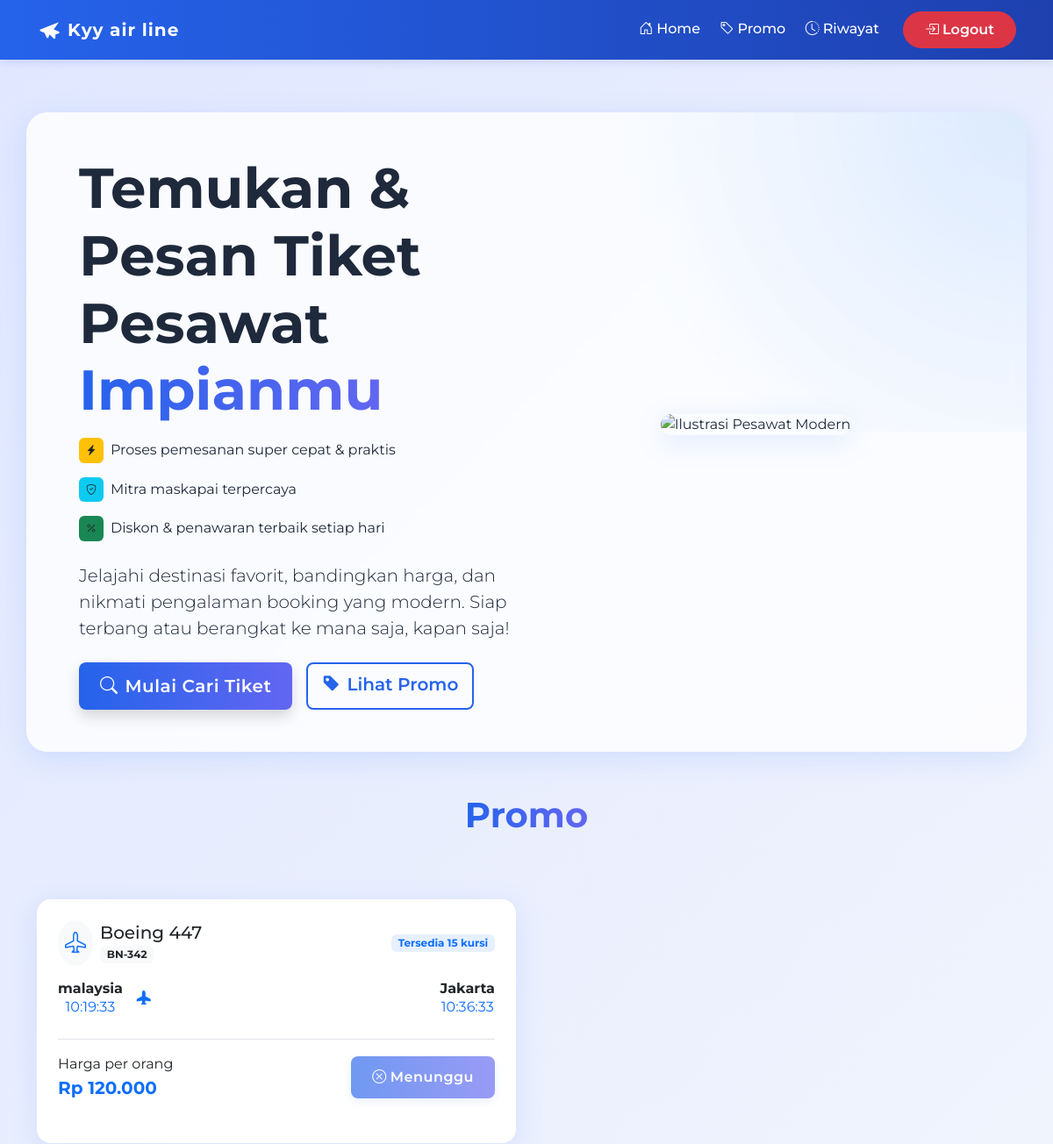
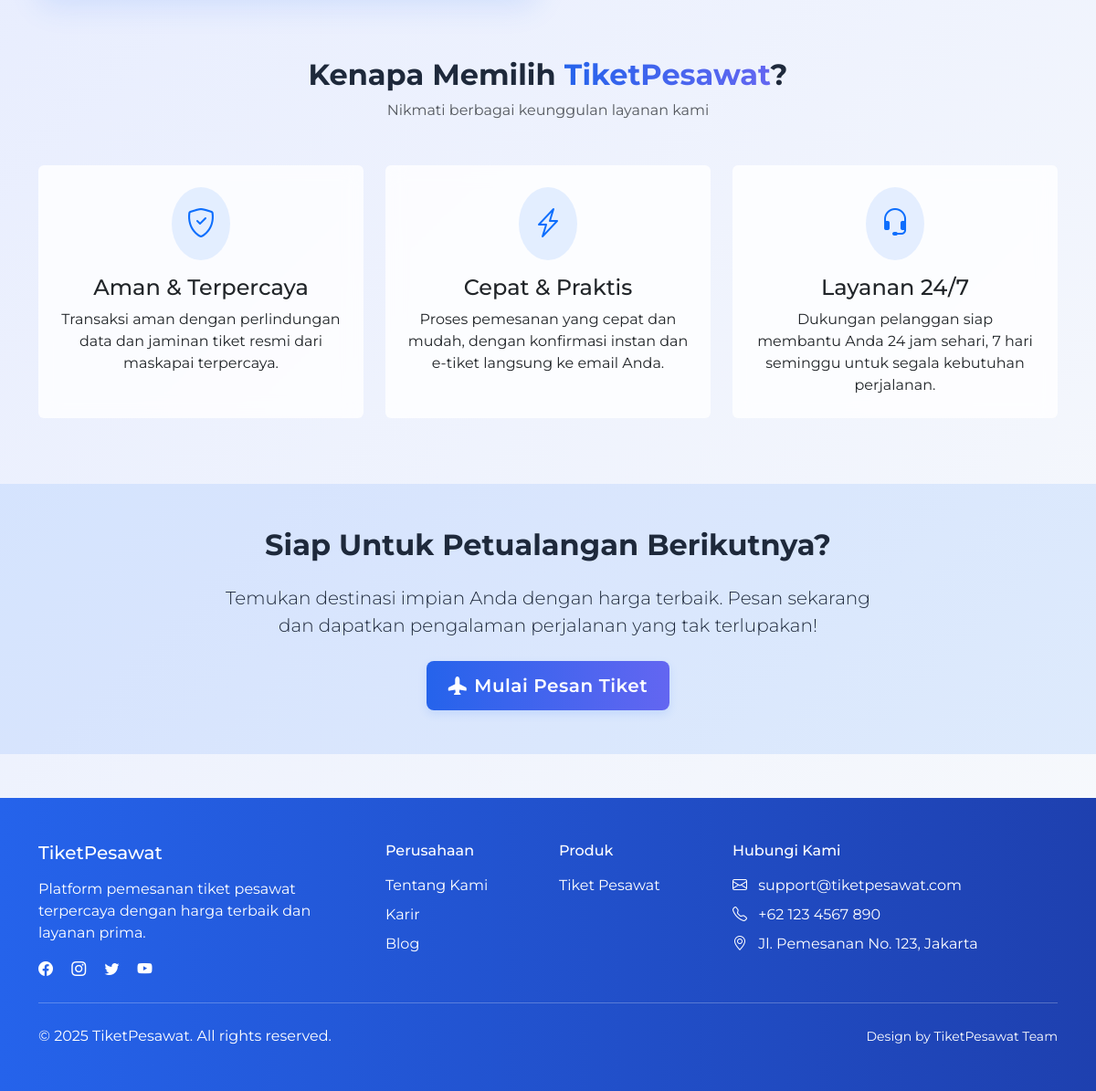
Screenshot of /index.php (signed in) with the database file from the repository (2 pictures, top to bottom).
### tables this page shows
CREATE TABLE `pesawat` (
  `id` int NOT NULL,
  `nama` varchar(50) NOT NULL,
  `no_penerbangan` varchar(50) NOT NULL,
  `asal` varchar(50) NOT NULL,
  `tujuan` varchar(50) NOT NULL,
  `waktu_berangkat` time DEFAULT NULL,
  `harga` decimal(12,2) NOT NULL,
  `created_at` timestamp NOT NULL DEFAULT CURRENT_TIMESTAMP,
  `updated_at` timestamp NOT NULL DEFAULT CURRENT_TIMESTAMP,
  `waktu_tiba` time DEFAULT NULL,
  `kursi_tersedia` int NOT NULL
);

CREATE TABLE `bookings` (
  `id` int NOT NULL,
  `id_pesawat` int NOT NULL,
  `id_user` int NOT NULL,
  `kode` varchar(50) NOT NULL,
  `status` enum('disetujui','menunggu') NOT NULL,
  `kelas` enum('ekonomi','bisnis','first class') NOT NULL
);

### index.php (the view, shortened to what this page needs)
<?php
include "./koneksi.php";
$query = "SELECT * FROM pesawat ORDER BY created_at DESC LIMIT 4";
$result_pesawat = $mysql->query($query)->fetch_all(MYSQLI_ASSOC);
$user = [
    "user" => [],
    "bookings" => []
];
if (isset($_SESSION["username"])) {
    $session_username = $_SESSION["username"];
    $stmt_user = $mysql->prepare("SELECT id, nama, role FROM users WHERE username = ?");
    $stmt_user->bind_param("s", $session_username);
    $stmt_user->execute();
    $result_user = $stmt_user->get_result();
    $user_data = $result_user->fetch_assoc();
    if ($user_data) {
        $user["user"] = $user_data;
        $user_id = $user_data["id"];
        $stmt_booking = $mysql->prepare("SELECT id_pesawat, status FROM bookings WHERE id_user = ?");
        $stmt_booking->bind_param("i", $user_id);
        $stmt_booking->execute();
        $bookings_result = $stmt_booking->get_result();
        $user["bookings"] = $bookings_result->fetch_all(MYSQLI_ASSOC);
    } else {
        session_unset();
        session_destroy();
        $is_logged_in = false;
    }
}
?>
<!DOCTYPE html>
<html lang="id">
<head>
    <link href="https://cdn.jsdelivr.net/npm/bootstrap@5.3.3/dist/css/bootstrap.min.css" rel="stylesheet">
    <link rel="stylesheet" href="https://cdn.jsdelivr.net/npm/bootstrap-icons@1.11.1/font/bootstrap-icons.css">
    <link rel="stylesheet" href="./assets/css/style.css">
    <link rel="stylesheet" href="https://cdnjs.cloudflare.com/ajax/libs/animate.css/4.1.1/animate.min.css" />
</head>
<body>
    <?php
    include "navbar.php";
    ?>
    <section class="hero-section pt-5 mt-5">
        <div class="container">
            <div class="row align-items-center hero-bg p-4 p-md-5">
                <div class="col-lg-6 mb-4 mb-lg-0">
                    <h1 class="display-3 fw-bold mb-3 animate__animated animate__fadeInLeft" style="line-height:1.2;">Temukan & Pesan Tiket Pesawat <span class="text-primary-gradient">Impianmu</span></h1>
                    <ul class="list-unstyled mb-4 animate__animated animate__fadeInLeft animate__delay-1s">
                        <li class="mb-3 d-flex align-items-center">
                            <span class="badge bg-warning text-dark me-2 p-2"><i class="bi bi-lightning-charge-fill"></i></span>
                            <span>Proses pemesanan super cepat & praktis</span>
                        </li>
                        <li class="mb-3 d-flex align-items-center">
                            <span class="badge bg-info text-dark me-2 p-2"><i class="bi bi-shield-check"></i></span>
                            <span>Mitra maskapai terpercaya</span>
                        </li>
                        <li class="mb-3 d-flex align-items-center">
                            <span class="badge bg-success text-dark me-2 p-2"><i class="bi bi-percent"></i></span>
                            <span>Diskon & penawaran terbaik setiap hari</span>
                        </li>
                    </ul>
                    <p class="lead mb-4 animate__animated animate__fadeInLeft animate__delay-2s">Jelajahi destinasi favorit, bandingkan harga, dan nikmati pengalaman booking yang modern. Siap terbang atau berangkat ke mana saja, kapan saja!</p>
                    <div class="d-flex flex-wrap gap-3 animate__animated animate__fadeInUp animate__delay-3s">
                        <a href="./pencarian.php" class="btn btn-primary btn-lg shadow">
                            <i class="bi bi-search me-2"></i>Mulai Cari Tiket
                        </a>
                        <a href="#promo" class="btn btn-outline-primary btn-lg">
                            <i class="bi bi-tag-fill me-2"></i>Lihat Promo
                        </a>
                    </div>
                </div>
                <div class="col-lg-6 text-center">
                    <img src="https://images.unsplash.com/photo-1464037866556-6812c9d1c72e?auto=format&fit=crop&w=600&q=80" alt="Ilustrasi Pesawat Modern" class="img-fluid hero-img mb-3">
                </div>
            </div>
        </div>
    </section>
    <section class="container">
        <div class="search-results">
            <div class="d-flex justify-content-between align-items-center mb-4">
                <h3 class="fw-bold mb-5 mt-5 text-center" style="width: 100%; font-size: 40px;"><span class="text-primary-gradient" id="promo">Promo</span></h3>
            </div>
            <div class="row g-4" data-animate="animate-fade-in">
                <?php
                foreach ($result_pesawat as $pesawat) {
                    $rupiah = "Rp " . number_format($pesawat["harga"], 0, ",", ".");
                ?>
                    <div class="col-md-6" data-animate="animate-fade-in">
                        <div class="result-card card h-100">
                            <div class="card-body p-4">
                                <div class="d-flex justify-content-between align-items-center mb-3">
                                    <div class="d-flex align-items-center">
                                        <div class="airline-logo me-2 rounded-circle bg-light p-2">
                                            <i class="bi bi-airplane text-primary" style="font-size: 1.5rem;"></i>
                                        </div>
                                        <div>
                                            <h5 class="card-title mb-0"><?= $pesawat["nama"] ?></h5>
                                            <span class="badge bg-light text-dark"><?= $pesawat["no_penerbangan"] ?></span>
                                        </div>
                                    </div>
                                    <span class="badge bg-primary bg-opacity-10 text-primary"><?= "Tersedia " . $pesawat["kursi_tersedia"] . " kursi" ?? 'Tidak ada kursi tersedia' ?></span>
                                </div>
                                <div class="flight-route d-flex justify-content-between align-items-center mb-4 position-relative">
                                    <div class="text-center">
                                        <h6 class="fw-bold mb-0"><?= $pesawat["asal"] ?></h6>
                                        <p class="mb-0 text-primary"><?= $pesawat["waktu_berangkat"] ?></p>
                                    </div>
                                    <div class="flight-line position-relative flex-grow-1 mx-3">
                                        <div class="flight-icon">
                                            <i class="bi bi-airplane-fill text-primary"></i>
                                        </div>
                                    </div>
                                    <div class="text-center">
                                        <h6 class="fw-bold mb-0"><?= $pesawat["tujuan"] ?></h6>
                                        <p class="mb-0 text-primary"><?= $pesawat["waktu_tiba"] ?></p>
                                    </div>
                                </div>
                                <div class="d-flex justify-content-between align-items-center mt-3 pt-3 border-top">
                                    <div>
                                        <p class="mb-0">Harga per orang</p>
                                        <p class="card-text fw-bold text-primary mb-0 fs-5"><?= $rupiah ?></p>
                                    </div>
                                    <?php
                                    $isBooking = [];
                                    if ($is_logged_in) {
                                        $isBooking = array_values(array_filter($user["bookings"], function ($item) use ($pesawat) {
                                            return isset($item["id_pesawat"]) && $item["id_pesawat"] == $pesawat["id"];
                                        }));
                                    }
                                    if (!empty($isBooking)) {
                                    ?>
                                        <button class="btn btn-primary" disabled>
                                            <i class="bi bi-x-circle me-1"></i><?= ucfirst($isBooking[0]["status"]) ?>
                                        </button>
                                    <?php
                                    } elseif ($is_logged_in) {
                                    ?>
                                        <a href="./konfirmasi.php?pesawat=<?= $pesawat["id"] ?>" class="btn btn-primary">
                                            <i class="bi bi-check-circle me-1"></i>Pilih Tiket
                                        </a>
                                    <?php
                                    } else {
                                    ?>
                                        <a href="./login.php" class="btn btn-primary">
                                            <i class="bi bi-box-arrow-in-right me-1"></i>Pilih Tiket (Login)
                                        </a>
                                    <?php
                                    }
                                    ?>
                                </div>
                            </div>
                        </div>
                    </div>
                <?php
                }
                ?>
            </div>
        </div>
    </section>
    <section class="container py-5 mt-3">
        <div class="text-center mb-5 animate__animated animate__fadeIn">
            <h2 class="fw-bold">Kenapa Memilih <span class="text-primary-gradient">TiketPesawat</span>?</h2>
            <p class="text-muted">Nikmati berbagai keunggulan layanan kami</p>
        </div>
        <div class="row g-4">
            <div class="col-md-4" data-animate="animate-fade-in" data-delay="delay-100">
                <div class="card h-100 border-0 bg-glass hover-lift">
                    <div class="card-body text-center p-4">
                        <div class="rounded-circle bg-primary bg-opacity-10 p-3 d-inline-flex mb-3">
                            <i class="bi bi-shield-check text-primary" style="font-size: 2rem;"></i>
                        </div>
                        <h4 class="card-title">Aman & Terpercaya</h4>
                        <p class="card-text">Transaksi aman dengan perlindungan data dan jaminan tiket resmi dari maskapai terpercaya.</p>
                    </div>
                </div>
            </div>
            <div class="col-md-4" data-animate="animate-fade-in" data-delay="delay-200">
                <div class="card h-100 border-0 bg-glass hover-lift">
                    <div class="card-body text-center p-4">
                        <div class="rounded-circle bg-primary bg-opacity-10 p-3 d-inline-flex mb-3">
                            <i class="bi bi-lightning-charge text-primary" style="font-size: 2rem;"></i>
                        </div>
                        <h4 class="card-title">Cepat & Praktis</h4>
                        <p class="card-text">Proses pemesanan yang cepat dan mudah, dengan konfirmasi instan dan e-tiket langsung ke email Anda.</p>
                    </div>
                </div>
            </div>
            <div class="col-md-4" data-animate="animate-fade-in" data-delay="delay-300">
                <div class="card h-100 border-0 bg-glass hover-lift">
                    <div class="card-body text-center p-4">
                        <div class="rounded-circle bg-primary bg-opacity-10 p-3 d-inline-flex mb-3">
                            <i class="bi bi-headset text-primary" style="font-size: 2rem;"></i>
                        </div>
                        <h4 class="card-title">Layanan 24/7</h4>
                        <p class="card-text">Dukungan pelanggan siap membantu Anda 24 jam sehari, 7 hari seminggu untuk segala kebutuhan perjalanan.</p>
                    </div>
                </div>
            </div>
        </div>
    </section>
    <section class="py-5 bg-primary bg-opacity-10 mt-4">
        <div class="container">
            <div class="row align-items-center">
                <div class="col-lg-8 mx-auto text-center">
                    <h2 class="fw-bold mb-4 animate__animated animate__fadeIn">Siap Untuk Petualangan Berikutnya?</h2>
                    <p class="lead mb-4 animate__animated animate__fadeIn animate__delay-1s">Temukan destinasi impian Anda dengan harga terbaik. Pesan sekarang dan dapatkan pengalaman perjalanan yang tak terlupakan!</p>
                    <a href="./pencarian.php" class="btn btn-primary btn-lg animate__animated animate__fadeIn animate__delay-2s">
                        <i class="bi bi-airplane-fill me-2"></i>Mulai Pesan Tiket
                    </a>
                </div>
            </div>
        </div>
    </section>
    <footer class="footer text-white text-center py-5 mt-5">
        <div class="container">
            <div class="row">
                <div class="col-md-4 mb-4 mb-md-0 text-md-start">
                    <h5 class="mb-3">TiketPesawat</h5>
                    <p class="mb-0">Platform pemesanan tiket pesawat terpercaya dengan harga terbaik dan layanan prima.</p>
                    <div class="mt-3">
                        <a href="#" class="text-white me-3"><i class="bi bi-facebook"></i></a>
                        <a href="#" class="text-white me-3"><i class="bi bi-instagram"></i></a>
                        <a href="#" class="text-white me-3"><i class="bi bi-twitter"></i></a>
                        <a href="#" class="text-white"><i class="bi bi-youtube"></i></a>
                    </div>
                </div>
                <div class="col-md-2 mb-4 mb-md-0 text-md-start">
                    <h6 class="mb-3">Perusahaan</h6>
                    <ul class="list-unstyled">
                        <li class="mb-2"><a href="#" class="text-white">Tentang Kami</a></li>
                        <li class="mb-2"><a href="#" class="text-white">Karir</a></li>
                        <li class="mb-2"><a href="#" class="text-white">Blog</a></li>
                    </ul>
                </div>
                <div class="col-md-2 mb-4 mb-md-0 text-md-start">
                    <h6 class="mb-3">Produk</h6>
                    <ul class="list-unstyled">
                        <li class="mb-2"><a href="#" class="text-white">Tiket Pesawat</a></li>
                    </ul>
                </div>
                <div class="col-md-4 text-md-start">
                    <h6 class="mb-3">Hubungi Kami</h6>
                    <ul class="list-unstyled">
                        <li class="mb-2"><i class="bi bi-envelope me-2"></i> support@tiketpesawat.com</li>
                        <li class="mb-2"><i class="bi bi-telephone me-2"></i> +62 123 4567 890</li>
                        <li class="mb-2"><i class="bi bi-geo-alt me-2"></i> Jl. Pemesanan No. 123, Jakarta</li>
                    </ul>
                </div>
            </div>
            <hr class="my-4 bg-white">
            <div class="row">
                <div class="col-md-6 text-md-start">
                    <p class="mb-0">&copy; 2025 TiketPesawat. All rights reserved.</p>
                </div>
                <div class="col-md-6 text-md-end">
                    <small>Design by TiketPesawat Team</small>
                </div>
            </div>
        </div>
    </footer>
</body>
</html>

### rows the page displays
pesawat: nama "Boeing 447", no_penerbangan "BN-342", kursi_tersedia "Tersedia 15 kursi", asal "malaysia", waktu_berangkat "10:19:33", tujuan "Jakarta", waktu_tiba "10:36:33", harga "Rp 120.000"
bookings: id_pesawat+status "Menunggu"
